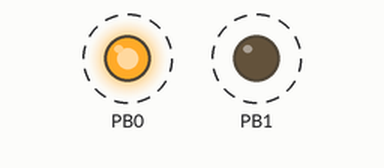
A program run on a simulated ATmega328P, built with avr-gcc and emulated at 1 MHz (the files do not name the chip). On the bench: output pins drawn as LEDs (lit = HIGH). Dashed ring = blinking. At 50.9 s the program stops and its outputs stay as they are.

Above: at 0.08 s.
Timing chart, 0 to 3.0 s (numbered marks = the images above):
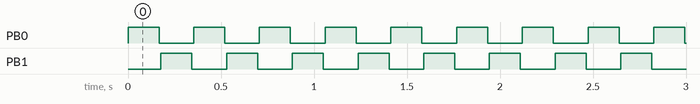

Measured:
- by itself, PB0, PB1: alternates HIGH for 0.17 s and LOW for 0.19 s, 288 changes in all, then stays LOW

The program:

main.c
```c
/*
 * GccApplication2.c
 *
 * Created: 3/17/2017 8:10:11 PM
 * Author : Brandon
 */

#define F_CPU 1000000UL

#include <avr/io.h>
#include <util/delay.h>


int main(void)
{

    const double dms = 1000.0;

	DDRB |= 1 << PB0;
	DDRB |= 1 << PB1;

	int count = 0x90;
	while (count) {


		PORTB = 0b00000001;
		_delay_ms(dms/6);

		PORTB = 0b00000000;
		_delay_ms(dms/100);

		PORTB = 0b00000010;
		_delay_ms(dms/6);

		PORTB = 0b00000000;
		_delay_ms(dms/100);

		--count;
	}


	return (0);
}
```
